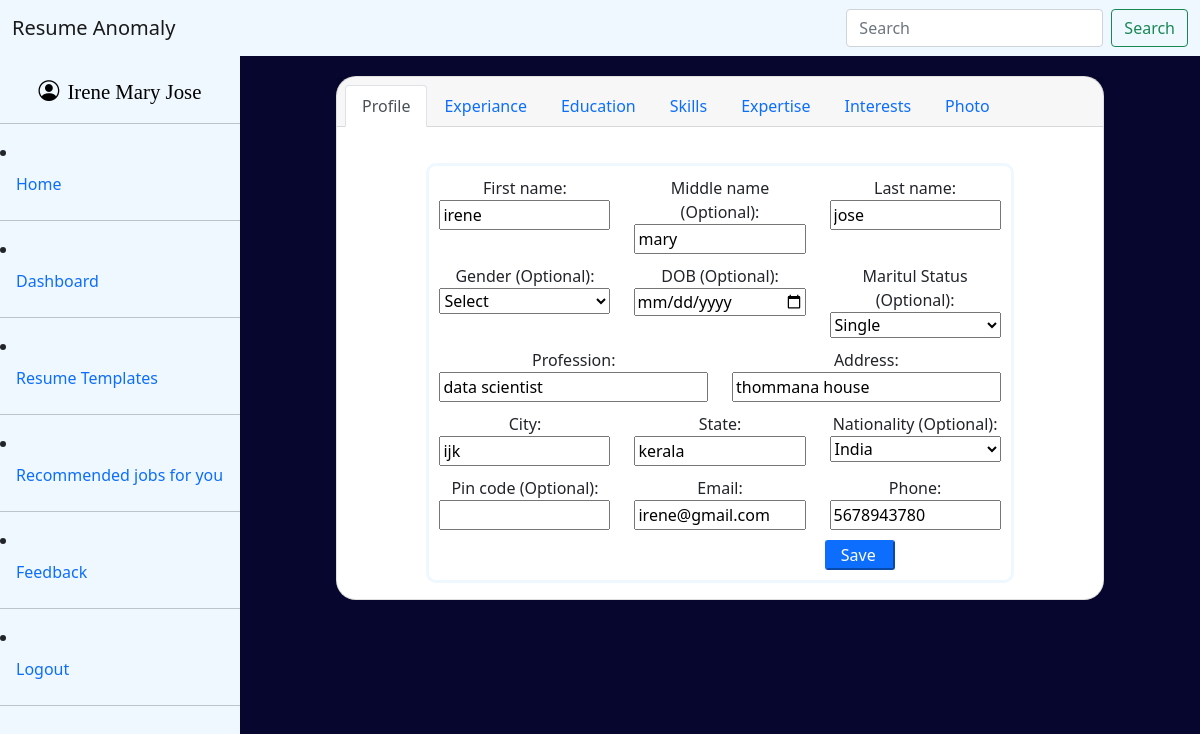
/add/irene (signed in), run on the app's committed database.
### main/models.py (models this page shows)
class Resume(models.Model):
    user=models.OneToOneField(User,on_delete=models.CASCADE)
    first_name=models.CharField(max_length=50,null=True,blank=True)
    middle_name=models.CharField(max_length=50,null=True,blank=True,verbose_name="Middle name (Optional)")
    last_name=models.CharField(max_length=50,null=True,blank=True)
    GENDER_CHOICES = [
        ('', 'Select'),
        ('men', 'Men'),
        ('women', 'Women'),
        ('others','Others'),
        ('prefer not to say','Prefer not to say')
    ]
    gender = models.CharField(max_length=20, choices=GENDER_CHOICES,null=True,blank=True,verbose_name="Gender (Optional)")
    dob=models.DateField(null=True,blank=True,verbose_name="DOB (Optional)")
    MARITAL_CHOICES=[
        ('', 'Select'),
        ('single','Single'),
        ('married','Married'),
        ('divorced','Divorced'),
        ('widowed','Widowed'),
        ('empty','Empty')
    ]
    marital_status=models.CharField(max_length=15,choices=MARITAL_CHOICES,null=True,blank=True,verbose_name="Maritul Status (Optional)")
    profession=models.CharField(max_length=100,null=True,blank=True)
    address=models.CharField(max_length=400,null=True,blank=True)
    city=models.CharField(max_length=100,null=True,blank=True)
    state=models.CharField(max_length=100,null=True,blank=True)
    nationality=CountryField(null=True,blank=True,verbose_name="Nationality (Optional)")
    pin_code=models.CharField(max_length=10,null=True,blank=True,verbose_name="Pin code (Optional)")
    email=models.EmailField(null=True,blank=True)
    phone=models.CharField(max_length=14,null=True,blank=True)
    class Meta:
           db_table="profile"

### main/views.py (the view)
# urls.py: path('add/<str:t_name>',addfn,name='profile'),
@login_required(login_url='/login')
def addfn(request,t_name):
    request.session['t_name'] = t_name
    resume,_=Resume.objects.get_or_create(user=request.user)
    missing_details = (
        resume_details_missing(resume)
        if request.session.get('pending_application') else []
    )
    if request.method=='POST':
        form=ResumeForm(request.POST,instance=resume)
        if form.is_valid():
            form.save()
            pending_application = request.session.get('pending_application')
            if pending_application:
                missing_details = resume_details_missing(resume)
                if not missing_details:
                    job = Job.objects.filter(id=pending_application.get('job_id')).first()
                    template = pending_application.get('resume_template')
                    if job and template in dict(Application.RESUME_TEMPLATE_CHOICES):
                        create_application(request.user, job, template)
                        request.session.pop('pending_application', None)
                        return redirect('/jobsearch/')
                    request.session.pop('pending_application', None)
            else:
                missing_details = []
    else:
        form=ResumeForm(instance=resume)
    return render(request,'addresume.html',{
        'form':form,
        't_name':t_name,
        'pending_application':request.session.get('pending_application'),
        'missing_details':missing_details,
    })

### main/forms.py
class ResumeForm(forms.ModelForm):
    class Meta:
        model=Resume
        exclude=['user']
        db_table="profile"
        widgets = {
            'dob': forms.DateInput(attrs={'type': 'date'}),
        }

### main/templates/addresume.html (shortened to what this page needs)
{% extends 'resume_base.html'%}
{% load static %}
{% block style%}
  <link rel="stylesheet" href="{% static 'css/resume_base.css' %}">
  <link rel="stylesheet" href="{% static 'css/addresume.css'%}">
{% endblock %}
{% block resume_content %}
<div class="z">
    <form  class="l" method="post" action="/add/{{t_name}}" enctype="multipart/form-data">
        <div class="row">
            {% for field in form%}
                {% if field.name == 'address' or field.name == 'profession'%}
                    <div class="col-md-6 p ">
                {% else %}
                    <div class="col-md-4 p">
                {% endif %}
                        {{ field.label_tag }}
                        {{field}}
                    </div>
            {% endfor%}
        </div>
        <input type="submit" name="" id="" class="bttn btn-primary c" value="{% if pending_application %}Save and Apply{% else %}Save{% endif %}">
    </form>
</div>
{%endblock%}

### main/templates/base.html (shortened to what this page needs)
{% load static %}
<!DOCTYPE html>
<html lang="en">
<head>
    <link href="https://cdn.jsdelivr.net/npm/bootstrap@5.0.2/dist/css/bootstrap.min.css" rel="stylesheet">
    <link rel="stylesheet" href="https://cdn.jsdelivr.net/npm/bootstrap-icons@1.11.3/font/bootstrap-icons.css">
    <link rel="stylesheet" href="{% static 'css/base.css'%}">
    {% block style  %} {% endblock %}
</head>
<body>
<nav class="navbar navbar-light nz">
  <div class="container-fluid">
    <a class="navbar-brand b">Resume Anomaly</a>
    <form class="d-flex">
      <input class="form-control me-2" type="search" placeholder="Search" aria-label="Search">
      <button class="btn btn-outline-success" type="submit">Search</button>
    </form>
  </div>
</nav>
<div class="tot">
  <div class="see">
    <li class="nav-item sidebar-user">
          <i class="bi bi-person-circle bie"></i>
          <p class="bie">{{ request.user.get_full_name|default:request.user.username|title }}</p>
      </li>
    <hr>
    <li class="nav-item">
          <a class="nav-link active" aria-current="page" href="/">Home</a>
        </li>
        <hr>
         <li class="nav-item">
          <a class="nav-link" href="/dashboard/">Dashboard</a>
        </li>
        <hr>
        {% if user.usercat.role == 'applicant' %}
         <li class="nav-item">
          <a class="nav-link" href="/resumes/">Resume Templates</a>
        </li>
        <hr>
        <li class="nav-item">
          <a class="nav-link" href="/jobsearch/" >Recommended jobs for you</a>
        </li>
        <hr>
        {% endif %}
              {% if user.is_authenticated %}
          <li class="nav-item">
            <a class="nav-link" href="{% url 'feedback' %}">Feedback</a>
          </li>
          <hr>
          <li class="nav-item">
            <a class="nav-link" href="/logout/">Logout</a>
          </li>
          <hr>
      {% endif %}
  </div>
{% block content %}
{% endblock%}
</div>
</body>
</html>

### main/static/css/base.css (style rules this page uses)
.tot { --page-background: #d0e5f8; }
.tot { display:flex; background-color: var(--page-background); min-height: 100vh; }
.nz { background-color: aliceblue; }
.see { width: 20%; min-width: 240px; max-width: 240px; background-color: aliceblue; margin-left: 0; margin-top: 0; max-height: 100%; padding-top: 20px; box-sizing: border-box; }
.bie { color: black; }
.sidebar-user { display: flex; align-items: center; justify-content: center; gap: 8px; list-style: none; width: 100%; box-sizing: border-box; padding: 0 16px; margin: 0; }
.sidebar-user i { font-size: 1.3rem; line-height: 1; }
.sidebar-user p { margin: 0; font-size: 1.3rem; font-family: Georgia, 'Times New Roman', Times, serif; text-align: center; overflow-wrap: anywhere; }
.b { font-family: unset; }

### main/static/css/addresume.css (style rules this page uses)
body { background-color: rgba(197, 216, 216, 0.9); }
.z { margin-top: 20px; }
.l { padding-left: 10px; padding-right: 10px; padding-top: 10px; padding-bottom: 10px; border: solid; border-radius: 10px; border-color: aliceblue; width: 80%; margin: auto; }
.p { padding-bottom: 10px; }
input,select,textarea { width: 100%; }
.c { margin-left: 50%; width: 70px; border-radius: 3px; padding-right: 10px; }

### data on the page
Resume: form "irene" "mary" "jose" "Select" "Single" "data scientist" "thommana house" "ijk" "kerala" "India" "irene@gmail.com" "5678943780"

### other printed values
{{ request.user.get_full_name|default:request.user.username|title }} "Irene Mary Jose"
{{ field.label_tag }} "First name:" "Middle name (Optional):" "Last name:" "Gender (Optional):" "DOB (Optional):" "Maritul Status (Optional):" "Profession:" "Address:" "City:" "State:" "Nationality (Optional):" "Pin code (Optional):" "Email:" "Phone:"
